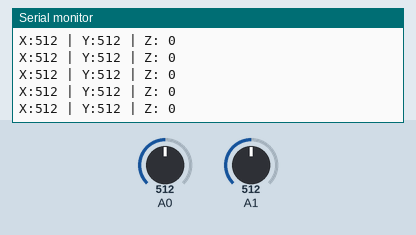
Simulated run of this sketch. Board: Arduino Uno, built with avr-gcc and run on an emulated ATmega328P. On the bench: the last lines printed to the serial monitor. Inputs (shaded band) come from the test bench; at power-on: A0 = 512, A1 = 512.

Above: at 1.2 s.
1.3 s: A0 set to 716
At 1.31 s:
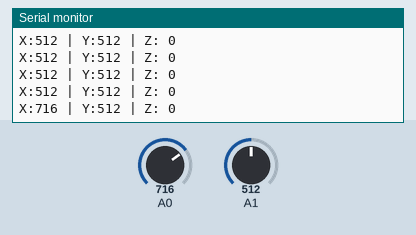
2.8 s: A1 set to 716
At 2.83 s:
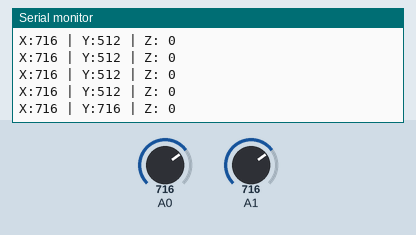
4.3 s: A0 set to 900
At 4.34 s:
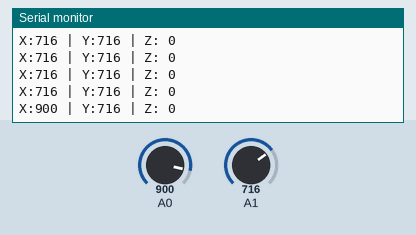
5.8 s: A1 set to 900
At 5.85 s:
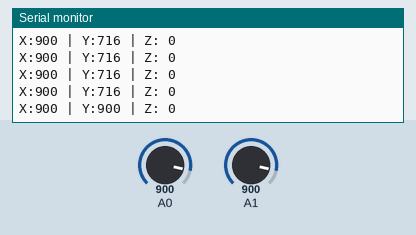
Timing chart, 0 to 8.3 s (numbered marks = the images above; inputs shaded):
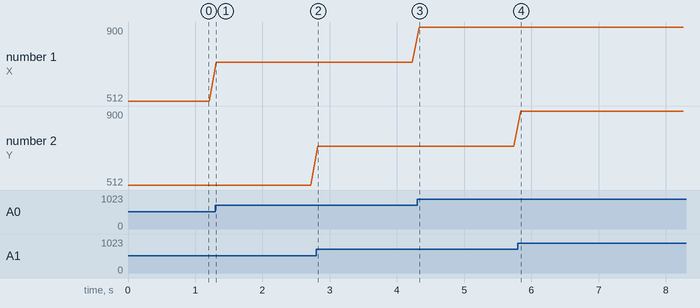

The sketch:

Joystick.ino
```cpp
int sensorPin = 7; // Z-axis pin number
int value = 0;

void setup() {
  pinMode(7, OUTPUT);
  Serial.begin(9600);
}

void loop() {
  value = analogRead(0); // X-axis read analog pin 0
  Serial.print("X:");
  Serial.print(value, DEC);

  value = analogRead(1); // Y-axis read analog pin 0
  Serial.print(" | Y:");
  Serial.print(value, DEC);

  value = digitalRead(7); // Z-axis read digital pin 0
  Serial.print(" | Z: ");
  Serial.println(value, DEC);

  delay(100);
}
```

Measured:
- after the input at 1.3 s, the serial monitor: prints a new line at once (image 1)
- after the input at 2.8 s, the serial monitor: prints a new line at once (image 2)
- after the input at 4.3 s, the serial monitor: prints a new line at once (image 3)
- after the input at 5.8 s, the serial monitor: prints a new line at once (image 4)
- plotted number 1: 512 → 716 after the input at 1.3 s, 716 → 900 after the input at 4.3 s
